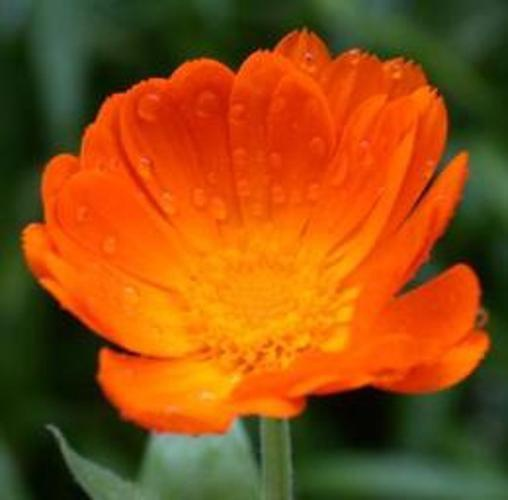
#> input picture flower/5/image_05152.jpg, 508 x 500 px, given as the content of the folder ./temp/, which was not available
$ python test1.py
#> lines starting #> are read from the running program, lines starting #| are printed output that depends on the picture; pictures that were not available may be replaced by others from this repository, and a replacement may not be noted
# -*- coding: utf-8 -*-
import cv2
import os


def find_circle(path):
    # 载入并显示图片
#> called with path = './temp/image_05152.jpg'
    img = cv2.imread(path)
#> img is the input picture: shape (500, 508, 3); mean B, G, R 18.6, 78.5, 145.7
# cv2.namedWindow('1', 0)
# cv2.imshow('1', img)
# cv2.waitKey(0)
    img = img[int(img.shape[0]/2):img.shape[0]]
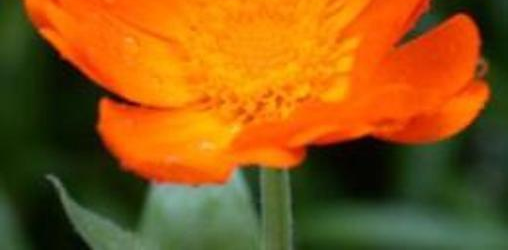
#> img: shape (250, 508, 3); mean B, G, R 21.1, 88, 142.2
    print(img.shape)
#| (250, 508, 3)
    # 降噪（模糊处理用来减少瑕疵点）
    result = cv2.blur(img, (5, 5))
# cv2.namedWindow('2', 0)
# cv2.imshow('2', result)
# cv2.waitKey(0)
# 灰度化,就是去色（类似老式照片）
    gray = cv2.cvtColor(result, cv2.COLOR_BGR2GRAY)
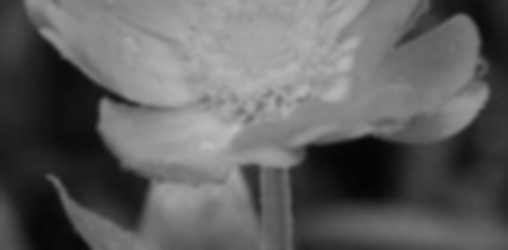
#> gray: shape (250, 508); min 3, max 189, mean 96.6
# cv2.namedWindow('3', 0)
# cv2.imshow('3', gray)
# cv2.waitKey(0)

    # param1的具体实现，用于边缘检测
    canny = cv2.Canny(img, 40, 80)
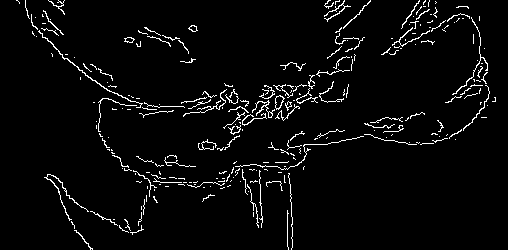
#> canny: shape (250, 508); 3.8% white in thin lines or dots
# cv2.namedWindow('4', 0)
# cv2.imshow('4', canny)
# cv2.waitKey(0)

    # 霍夫变换圆检测
    circles = cv2.HoughCircles(gray, cv2.HOUGH_GRADIENT, 1, 50, param1=80, param2=30, minRadius=0, maxRadius=120)
#> circles = None
    # 输出返回值，方便查看类型
    print("+++", circles, "++++")
#| +++ None ++++

    # 输出检测到圆的个数
#> (the run stopped early here; a loop or call above may not have finished)
